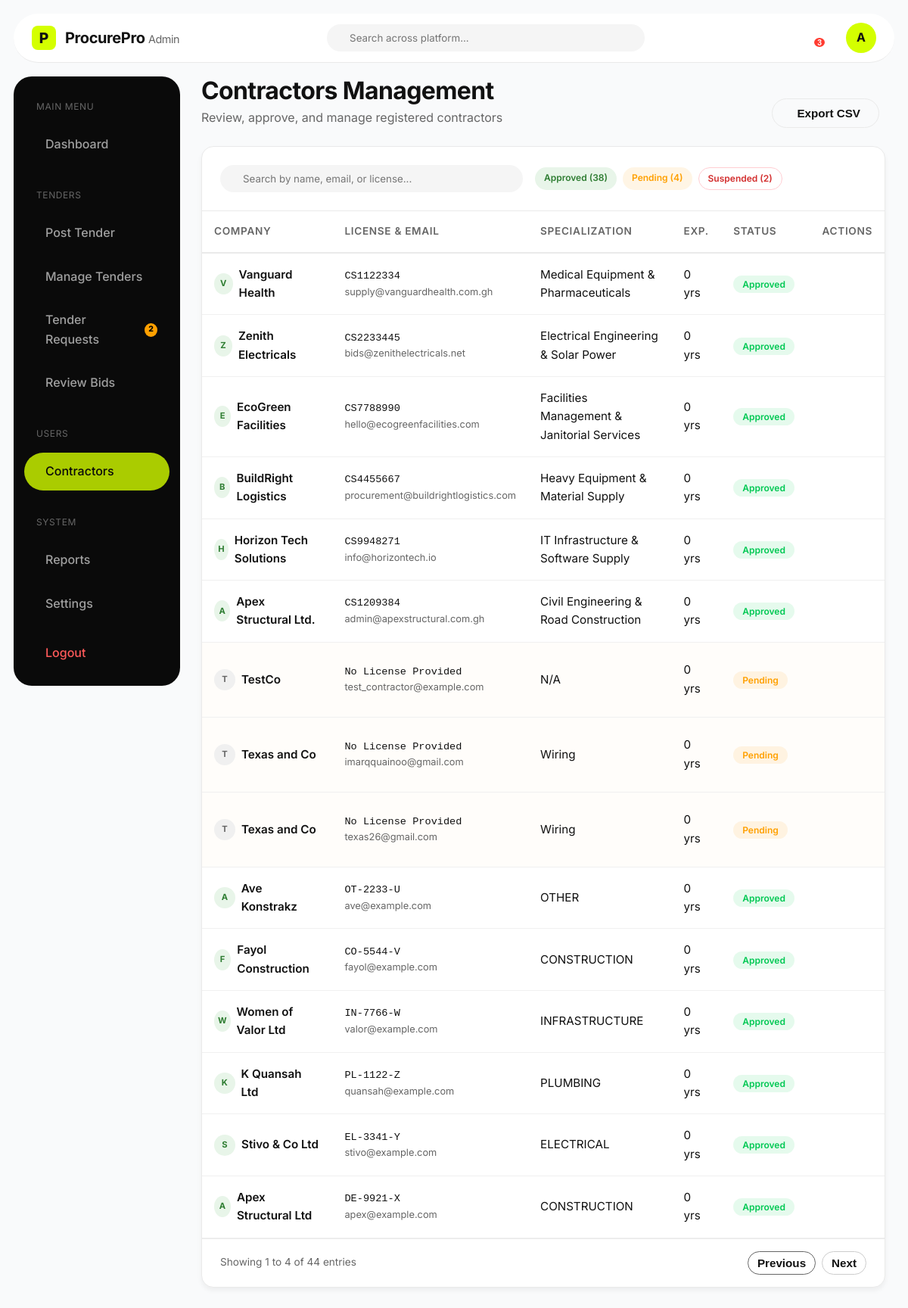
Screenshot of /admin-contractors/ (signed in) with the database file from the repository.
### procurement/models.py (models this page shows, shortened)
class ContractorProfile(models.Model):
    class Status(models.TextChoices):
        PENDING = 'PENDING', _('Pending')
        APPROVED = 'APPROVED', _('Approved')
        SUSPENDED = 'SUSPENDED', _('Suspended')
    user = models.OneToOneField(User, on_delete=models.CASCADE, related_name='contractor_profile')
    company_name = models.CharField(max_length=255)
    license_number = models.CharField(max_length=100, unique=True, null=True, blank=True)
    phone = models.CharField(max_length=20, null=True, blank=True)
    address = models.TextField(null=True, blank=True)
    specialization = models.CharField(max_length=100, null=True, blank=True)
    experience_years = models.PositiveIntegerField(null=True, blank=True)
    status = models.CharField(max_length=20, choices=Status.choices, default=Status.PENDING)

class User(AbstractUser):
    class Role(models.TextChoices):
        ADMIN = 'ADMIN', _('Admin')
        CONTRACTOR = 'CONTRACTOR', _('Contractor')
    username = None
    email = models.EmailField(_('email address'), unique=True)
    role = models.CharField(max_length=20, choices=Role.choices, default=Role.CONTRACTOR)
    USERNAME_FIELD = 'email'
    REQUIRED_FIELDS = []
    objects = CustomUserManager()
    def is_admin(self):
        return self.role == self.Role.ADMIN and (self.is_staff or self.is_superuser)

### procurement/views.py (the view)
# urls.py: path('admin-contractors/', views.admin_contractors_view, name='admin_contractors'),
@login_required
def admin_contractors_view(request):
    from django.core.paginator import Paginator
    if not request.user.is_admin():
        return redirect('dashboard')
    contractors_list = ContractorProfile.objects.all().order_by('-user__date_joined')
    paginator = Paginator(contractors_list, 25)  # Show 25 contractors per page
    page_number = request.GET.get('page', 1)
    page = paginator.get_page(page_number)
    return render(request, 'procurement/admin_contractors.html', {'contractors': page, 'page_obj': page})

### templates/procurement/admin_contractors.html (shortened to what this page needs)
{% load static %}
<!DOCTYPE html>
<html lang="en">
<head>
    <link rel="stylesheet" href="{% static 'css/styles.css' %}">
</head>
<body class="dashboard-body admin-mode">
    <nav class="dash-top-nav admin-top-nav">
        <a href="{% url "home" %}" class="logo dash-logo">
            <div class="logo-icon">P</div>
            <span class="logo-text admin-logo-text">ProcurePro <span style="font-weight: 400; color: var(--text-muted); font-size: 0.9rem;">Admin</span></span>
        </a>
        <div class="dash-search admin-search">
            <input type="text" placeholder="Search across platform...">
        </div>
        <div class="dash-user-actions">
            <div class="notification-wrapper">
    <button class="notification-bell" id="notificationBtn">
        <span class="notification-badge">3</span>
    </button>
</div>
            <a href="{% url 'settings' %}" class="user-avatar" style="text-decoration: none; display: flex; align-items: center; justify-content: center;" style="background-color: var(--dark-bg); color: white;">A</a>
        </div>
    </nav>
    <div class="dash-layout">
        <aside class="dash-sidebar admin-sidebar">
            <div class="dash-nav">
                <p style="color: var(--text-muted); font-size: 0.75rem; text-transform: uppercase; letter-spacing: 0.05em; margin: 12px 16px 8px;">Main Menu</p>
                <a href="{% url 'admin_dashboard' %}" class="dash-nav-item admin-nav-item">
                    <span>Dashboard</span>
                </a>
                <p style="color: var(--text-muted); font-size: 0.75rem; text-transform: uppercase; letter-spacing: 0.05em; margin: 24px 16px 8px;">Tenders</p>
                <a href="{% url 'admin_post_tender' %}" class="dash-nav-item admin-nav-item">
                    <span>Post Tender</span>
                </a>
                <a href="{% url 'admin_manage_tenders' %}" class="dash-nav-item admin-nav-item">
                    <span>Manage Tenders</span>
                </a>
                <a href="{% url 'admin_tender_requests' %}" class="dash-nav-item admin-nav-item">
                    <span>Tender Requests</span>
                    {% if pending_requests_count > 0 %}
                    <span style="background: #FFA000; color: #000; border-radius: 50%; width: 18px; height: 18px; font-size: 0.65rem; display: flex; align-items: center; justify-content: center; margin-left: auto; font-weight: 800;">{{ pending_requests_count }}</span>
                    {% endif %}
                </a>
                <a href="{% url 'admin_review_bids' %}" class="dash-nav-item admin-nav-item">
                    <span>Review Bids</span>
                </a>
                <p style="color: var(--text-muted); font-size: 0.75rem; text-transform: uppercase; letter-spacing: 0.05em; margin: 24px 16px 8px;">Users</p>
                <a href="{% url 'admin_contractors' %}" class="dash-nav-item admin-nav-item active">
                    <span>Contractors</span>
                </a>
                <p style="color: var(--text-muted); font-size: 0.75rem; text-transform: uppercase; letter-spacing: 0.05em; margin: 24px 16px 8px;">System</p>
                <a href="{% url 'admin_reports' %}" class="dash-nav-item admin-nav-item">
                    <span>Reports</span>
                </a>
                <a href="{% url 'settings' %}" class="dash-nav-item admin-nav-item">
                    <span>Settings</span>
                </a>
            </div>
            <div class="dash-nav mt-4">
                <a href="{% url 'logout' %}" class="dash-nav-item logout">
                    <span>Logout</span>
                </a>
            </div>
        </aside>
        <main class="dash-main">
            <div class="dash-header" style="display: flex; justify-content: space-between; align-items: flex-end;">
                <div>
                    <h1 style="color: var(--text-main);">Contractors Management</h1>
                    <p>Review, approve, and manage registered contractors</p>
                </div>
                <div>
                    <button class="btn btn-outline" style="border-color: #EAEAEA; color: var(--text-main); margin-right: 8px;">
                         Export CSV
                    </button>
                </div>
            </div>
            <div class="content-card" style="padding: 0; overflow: hidden;">
                <div style="padding: 24px; border-bottom: 1px solid #EAEAEA; display: flex; gap: 16px; align-items: center;">
                    <div class="dash-search admin-search" style="flex: 1; max-width: 400px; width: auto; margin: 0;">
                        <input type="text" placeholder="Search by name, email, or license...">
                    </div>
                    <div style="display: flex; gap: 8px;">
                        <span class="badge-outline badge-outline-green" style="cursor: pointer; background-color: #E8F5E9; color: #2E7D32;">Approved (38)</span>
                        <span class="badge-outline badge-outline-yellow" style="cursor: pointer;">Pending (4)</span>
                        <span class="badge-outline" style="cursor: pointer; border: 1px solid #FFCDD2; color: #D32F2F;">Suspended (2)</span>
                    </div>
                </div>
                <div style="overflow-x: auto;">
                    <table class="admin-table">
                        <thead>
                            <tr>
                                <th>Company</th>
                                <th>License & Email</th>
                                <th>Specialization</th>
                                <th>Exp.</th>
                                <th>Status</th>
                                <th style="text-align: right;">Actions</th>
                            </tr>
                        </thead>
                        <tbody>
                            {% for contractor in contractors %}
                            <tr {% if contractor.status == 'PENDING' %}style="background-color: rgba(255, 160, 0, 0.02);"{% elif contractor.status == 'SUSPENDED' %}style="background-color: #FFEBEE;"{% endif %}>
                                <td>
                                    <div style="font-weight: 600; color: var(--text-main); display: flex; align-items: center; gap: 8px;">
                                        <div class="user-avatar-sm {% if contractor.status == 'PENDING' %}avatar-light{% elif contractor.status == 'SUSPENDED' %}avatar-red{% endif %}" {% if contractor.status == 'APPROVED' %}style="background-color: #E8F5E9; color: #2E7D32;"{% endif %}>
                                            {{ contractor.company_name|make_list|first|upper|default:"?" }}
                                        </div>
                                        {{ contractor.company_name }}
                                    </div>
                                </td>
                                <td>
                                    <div style="font-size: 0.85rem; font-family: monospace; color: var(--text-main);">{{ contractor.license_number|default:"No License Provided" }}</div>
                                    <div style="font-size: 0.8rem; color: var(--text-muted);">{{ contractor.user.email }}</div>
                                </td>
                                <td>{{ contractor.specialization|default:"N/A" }}</td>
                                <td>{{ contractor.years_of_experience|default:"0" }} yrs</td>
                                <td>
                                    {% if contractor.status == 'PENDING' %}
                                        <span class="badge-outline badge-outline-yellow">Pending</span>
                                    {% elif contractor.status == 'APPROVED' %}
                                        <span class="badge-outline badge-outline-green">Approved</span>
                                    {% else %}
                                        <span class="badge-outline" style="border: 1px solid #FFCDD2; color: #D32F2F;">Suspended</span>
                                    {% endif %}
                                </td>
                                <td style="text-align: right;">
                                    {% if contractor.status == 'PENDING' %}
                                        <a href="#" class="action-icon success" title="Approve"></a>
                                        <a href="#" class="action-icon danger" title="Reject"></a>
                                    {% elif contractor.status == 'APPROVED' %}
                                        <a href="#" class="action-icon danger" title="Suspend"></a>
                                    {% else %}
                                        <a href="#" class="action-icon success" title="Restore"><i class="ph ph-arrow-counter-clockwise"></i></a>
                                    {% endif %}
                                    <a href="{% url 'contractor_profile' contractor.pk %}" class="action-icon" title="View Profile"></a>
                                </td>
                            </tr>
                            {% empty %}
                            <tr>
                                <td colspan="6" style="text-align: center; padding: 30px; color: var(--text-muted);">No contractors found.</td>
                            </tr>
                            {% endfor %}
                        </tbody>
                    </table>
                </div>
                <div style="padding: 16px 24px; border-top: 1px solid #EAEAEA; display: flex; justify-content: space-between; align-items: center; color: var(--text-muted); font-size: 0.85rem;">
                    <div>Showing 1 to 4 of 44 entries</div>
                    <div style="display: flex; gap: 8px;">
                        <button class="btn btn-outline" style="padding: 6px 12px;" disabled>Previous</button>
                        <button class="btn btn-outline" style="padding: 6px 12px; border-color: #ccc; color: var(--text-main);">Next</button>
                    </div>
                </div>
            </div>
        </main>
    </div>
</body>
</html>

### templates/procurement/admin_contractors.html (style rules this page uses)
.admin-sidebar { background-color: #0A0A0A; }
.admin-nav-item.active { background-color: #AACC00; color: #0A0A0A; }
.admin-top-nav { border-bottom: 1px solid #EAEAEA; background-color: white; box-shadow: none; color: var(--text-main); }
.admin-logo-text { color: var(--text-main); }
.admin-search { background-color: #F5F5F5; }
.admin-search input { color: var(--text-main); }
.dashboard-body.admin-mode { background-color: #F9FAFB; }
.admin-table { width: 100%; border-collapse: collapse; }
.admin-table th { padding: 16px; text-align: left; font-weight: 600; color: var(--text-muted); border-bottom: 2px solid #EAEAEA; font-size: 0.85rem; text-transform: uppercase; letter-spacing: 0.05em; }
.admin-table td { padding: 16px; border-bottom: 1px solid #F0F0F0; font-size: 0.95rem; vertical-align: middle; }
.action-icon { display: inline-flex; align-items: center; justify-content: center; width: 32px; height: 32px; border-radius: 8px; color: var(--text-muted); transition: all 0.2s; cursor: pointer; text-decoration: none; }

### rows the page displays
ContractorProfile: company_name|make_list "V", company_name "Vanguard Health", license_number "CS1122334", user.email "supply@vanguardhealth.com.gh", specialization "Medical Equipment & Pharmaceuticals", years_of_experience "0", status "Approved"
ContractorProfile: company_name|make_list "Z", company_name "Zenith Electricals", license_number "CS2233445", user.email "bids@zenithelectricals.net", specialization "Electrical Engineering & Solar Power", years_of_experience "0", status "Approved"
ContractorProfile: company_name|make_list "E", company_name "EcoGreen Facilities", license_number "CS7788990", user.email "hello@ecogreenfacilities.com", specialization "Facilities Management & Janitorial Services", years_of_experience "0", status "Approved"
ContractorProfile: company_name|make_list "B", company_name "BuildRight Logistics", license_number "CS4455667", user.email "procurement@buildrightlogistics.com", specialization "Heavy Equipment & Material Supply", years_of_experience "0", status "Approved"
ContractorProfile: company_name|make_list "H", company_name "Horizon Tech Solutions", license_number "CS9948271", user.email "info@horizontech.io", specialization "IT Infrastructure & Software Supply", years_of_experience "0", status "Approved"
ContractorProfile: company_name|make_list "A", company_name "Apex Structural Ltd.", license_number "CS1209384", user.email "admin@apexstructural.com.gh", specialization "Civil Engineering & Road Construction", years_of_experience "0", status "Approved"
ContractorProfile: company_name|make_list "T", company_name "TestCo", license_number "No License Provided", user.email "test_contractor@example.com", specialization "N/A", years_of_experience "0", status "Pending"
ContractorProfile: company_name|make_list "T", company_name "Texas and Co", license_number "No License Provided", user.email "imarqquainoo@gmail.com", specialization "Wiring", years_of_experience "0", status "Pending"
ContractorProfile: company_name|make_list "T", company_name "Texas and Co", license_number "No License Provided", user.email "texas26@gmail.com", specialization "Wiring", years_of_experience "0", status "Pending"
ContractorProfile: company_name|make_list "A", company_name "Ave Konstrakz", license_number "OT-2233-U", user.email "ave@example.com", specialization "OTHER", years_of_experience "0", status "Approved"
ContractorProfile: company_name|make_list "F", company_name "Fayol Construction", license_number "CO-5544-V", user.email "fayol@example.com", specialization "CONSTRUCTION", years_of_experience "0", status "Approved"
ContractorProfile: company_name|make_list "W", company_name "Women of Valor Ltd", license_number "IN-7766-W", user.email "valor@example.com", specialization "INFRASTRUCTURE", years_of_experience "0", status "Approved"
ContractorProfile: company_name|make_list "K", company_name "K Quansah Ltd", license_number "PL-1122-Z", user.email "quansah@example.com", specialization "PLUMBING", years_of_experience "0", status "Approved"
ContractorProfile: company_name|make_list "S", company_name "Stivo & Co Ltd", license_number "EL-3341-Y", user.email "stivo@example.com", specialization "ELECTRICAL", years_of_experience "0", status "Approved"
ContractorProfile: company_name|make_list "A", company_name "Apex Structural Ltd", license_number "DE-9921-X", user.email "apex@example.com", specialization "CONSTRUCTION", years_of_experience "0", status "Approved"

### other values shown
{{ pending_requests_count }} "2"
